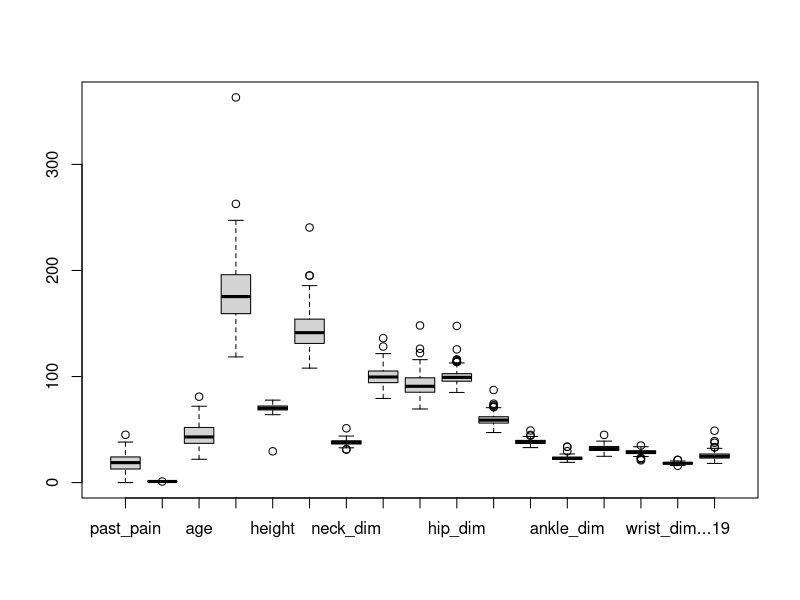
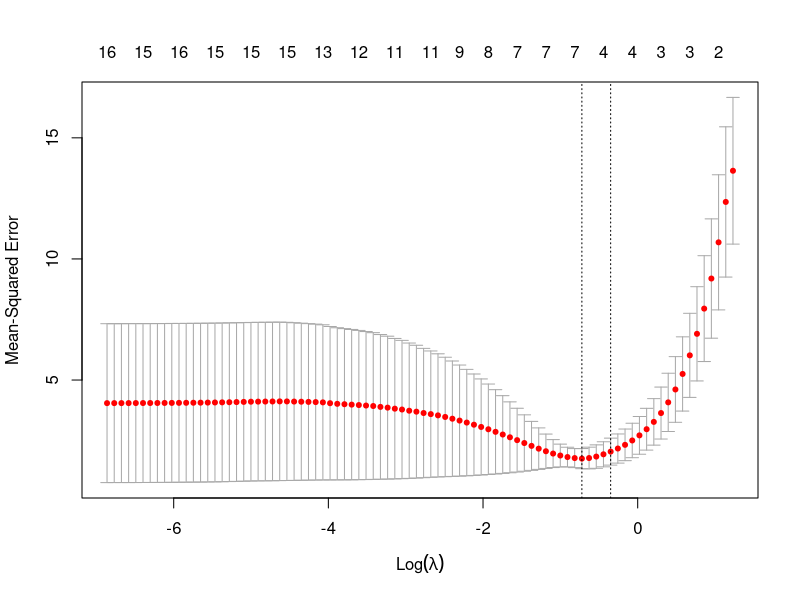

Reproduce these figures in R, in order.
## ---- chunk 1
knitr::opts_chunk$set(echo = TRUE)
## ---- chunk 2
rm(list = ls())

library(readr)
heart <- read_csv("03_heart.csv")
## ---- chunk 3
summary(heart)
## ---- chunk 4
# Remove empty and nearly empty columns
heart_rm <- heart[, -which(names(heart) %in% c("family_record","past_record", "wrist_dim...15"))]

summary(heart_rm)
## ---- chunk 5
# Remove rows with missing values
heart_cl <- heart_rm[complete.cases(heart_rm),]
summary(heart_cl)
## ---- chunk 6
# Detect extreme outliers
boxplot(heart_cl)
## ---- chunk 7
# Randomly split 80% of the dataset into training set
library(caret)

smp_size <- floor(0.8 * nrow(heart_cl))

set.seed(117)
sample <- sample(nrow(heart_cl), size = smp_size)

train <- heart_cl[sample,]
test <- heart_cl[-sample,]
## ---- chunk 8
#Fit the full linear regression model
model_full <- lm(heart_attack ~ ., data = train)
summary(model_full)
## ---- chunk 9
# FDR Control
# Find the adjusted p-value
p_val <- summary(model_full)$coefficients[,4]
p_adj <- p.adjust(p_val, "BH")

# Apply the adjucted p-value to reduce the full model
selector <- p_adj < 0.05
x_full <- c("Intercept", colnames(heart_cl[1:16]))
x_red <- x_full[selector]

# Show the "true" significant variables
model_full$coefficients[selector]
## ---- chunk 10
# Use the model to predict the probability of heart_attack for the test set
y_hat <- predict(model_full, test)

# Calculate the OOS R^2
y_true <- test$heart_attack
y_bar <- mean(y_true)

D0 <- sum((y_true - y_bar) ** 2)
D <- sum((y_true - y_hat) ** 2)

OOS_R <- 1 - (D / D0)
sprintf("The out-of-sample R-squared of the model is %.4f. It implies a good out-of-sample prediction power of the model.", OOS_R)
## ---- chunk 11
# 8-fold cross-validation
library(caret)

cv_ctrl <- trainControl(method = "cv", number = 8)

model_ <- train(heart_attack ~ ., data = train, method = "lm", trControl = cv_ctrl)

# Get the R-squared of each fold
r_sq <- model_$resample$Rsquared
mean_r_sq <- mean(r_sq)

# Compare the mean R-squared and the OOS R-squared from Q1
cbind("OOS R^2" = OOS_R, " R^2 from CV" = mean_r_sq)
## ---- chunk 12
# Fit a Lasso regression
library(glmnet)
cv_result <- cv.glmnet(as.matrix(train[, 1:16]), train$heart_attack, nfolds = 8, alpha = 1, family = "gaussian", standardize = T)

# Obtain lambda_min and lambda_1se
lambda_min <- cv_result$lambda.min
lambda_1se <- cv_result$lambda.1se

tab <- rbind(cbind(lambda_min, lambda_1se), log(cbind(lambda_min, lambda_1se)))
rownames(tab) <- c("Actual", "Log")
tab
## ---- chunk 13
# Plot the CV Lasso process
plot(cv_result)
## ---- chunk 14
# Output form Q1: model_full, OOS_R
# Output from Q3: model_, mean_r_sq
# Output from Q5: cv_result
lasso_pred <- predict(cv_result, s = lambda_1se, newx = as.matrix(test[,1:16]))
lasso_bar <- mean(lasso_pred)

D0_las <- sum((y_true - lasso_bar) ** 2)
D_las <- sum((y_true - lasso_pred) ** 2)
lasso_R <- 1 - (D_las / D0_las)

# Compare the outputs
output1 <- model_full$coefficients
output3 <- model_$finalModel$coefficients
output5 <- coef(cv_result, select = "1se")

R_tab <- cbind(OOS_R, mean_r_sq, lasso_R)
rownames(R_tab) <- "OOS R-squared"
tab_5 <- rbind(cbind(output1, output3, output5), R_tab)
colnames(tab_5) <- c("Q1", "Q3", "Q5")
tab_5
